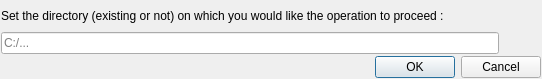
<?xml version="1.0" encoding="UTF-8"?>
<ui version="4.0">
 <class>getFolderPathDialog</class>
 <widget class="QDialog" name="getFolderPathDialog">
  <property name="geometry">
   <rect>
    <x>0</x>
    <y>0</y>
    <width>542</width>
    <height>79</height>
   </rect>
  </property>
  <property name="windowTitle">
   <string>Set the directory option</string>
  </property>
  <layout class="QVBoxLayout" name="verticalLayout">
   <property name="spacing">
    <number>2</number>
   </property>
   <property name="leftMargin">
    <number>1</number>
   </property>
   <property name="topMargin">
    <number>1</number>
   </property>
   <property name="rightMargin">
    <number>1</number>
   </property>
   <property name="bottomMargin">
    <number>1</number>
   </property>
   <item>
    <widget class="QLabel" name="label">
     <property name="text">
      <string>Set the directory (existing or not) on which you would like the operation to proceed :</string>
     </property>
    </widget>
   </item>
   <item>
    <layout class="QHBoxLayout" name="horizontalLayout">
     <property name="spacing">
      <number>2</number>
     </property>
     <item>
      <widget class="QLineEdit" name="lineEdit">
       <property name="placeholderText">
        <string>C:/...</string>
       </property>
      </widget>
     </item>
     <item>
      <widget class="QPushButton" name="pushButton">
       <property name="sizePolicy">
        <sizepolicy hsizetype="Fixed" vsizetype="Fixed">
         <horstretch>0</horstretch>
         <verstretch>0</verstretch>
        </sizepolicy>
       </property>
       <property name="toolTip">
        <string>Browse a directory in order to help to set the path...</string>
       </property>
       <property name="icon">
        <iconset resource="../resources.qrc">
         <normaloff>:/img/browseFolder.png</normaloff>:/img/browseFolder.png</iconset>
       </property>
       <property name="flat">
        <bool>true</bool>
       </property>
      </widget>
     </item>
    </layout>
   </item>
   <item>
    <widget class="QDialogButtonBox" name="buttonBox">
     <property name="orientation">
      <enum>Qt::Orientation::Horizontal</enum>
     </property>
     <property name="standardButtons">
      <set>QDialogButtonBox::StandardButton::Cancel|QDialogButtonBox::StandardButton::Ok</set>
     </property>
    </widget>
   </item>
  </layout>
 </widget>
 <resources>
  <include location="../resources.qrc"/>
 </resources>
 <connections>
  <connection>
   <sender>buttonBox</sender>
   <signal>accepted()</signal>
   <receiver>getFolderPathDialog</receiver>
   <slot>accept()</slot>
   <hints>
    <hint type="sourcelabel">
     <x>248</x>
     <y>254</y>
    </hint>
    <hint type="destinationlabel">
     <x>157</x>
     <y>274</y>
    </hint>
   </hints>
  </connection>
  <connection>
   <sender>buttonBox</sender>
   <signal>rejected()</signal>
   <receiver>getFolderPathDialog</receiver>
   <slot>reject()</slot>
   <hints>
    <hint type="sourcelabel">
     <x>316</x>
     <y>260</y>
    </hint>
    <hint type="destinationlabel">
     <x>286</x>
     <y>274</y>
    </hint>
   </hints>
  </connection>
 </connections>
</ui>
